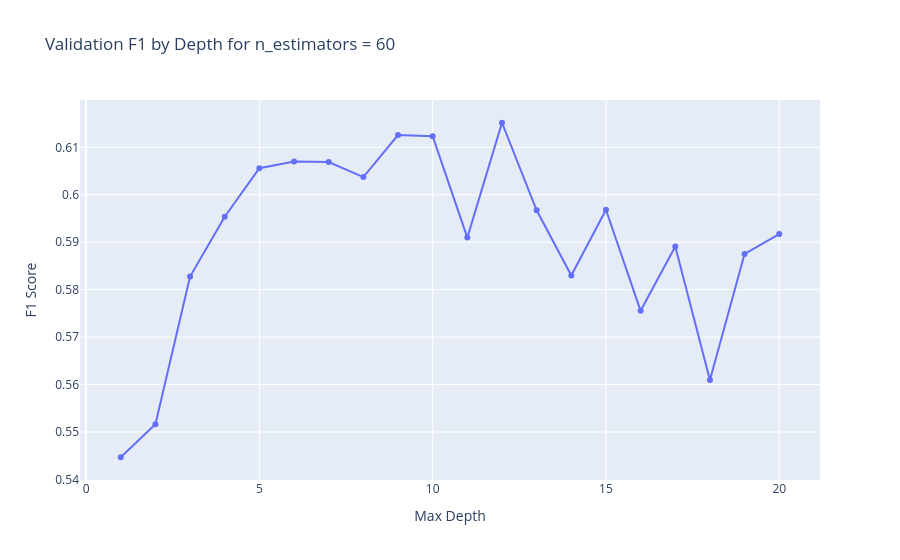

The notebook cell saved with this chart:
### Markdown cell above
#### 4.2.2 - Upsample

### Code cell
model_rfc_up, n_estimators, depth, f1_rfc_up, roc_auc_rfc_up = rfc_optimizer(
    features_train_le_up,
    target_train_le_up,
    features_val_le,
    target_val_le,
)

scores_df.loc[len(scores_df)] = [
    'model_rfc_up',
    n_estimators,
    depth,
    f1_rfc_up,
    roc_auc_rfc_up
]

### Figure 1 — Plotly figure (JSON) as saved in the notebook; plotly's stock layout.template omitted (floating-point values rounded to 4 significant figures)
{"data": [{"hovertemplate": "Max Depth=%{x}<br>F1 Score=%{y}<extra></extra>", "legendgroup": "", "line": {"color": "#636efa", "dash": "solid"}, "marker": {"symbol": "circle"}, "mode": "lines+markers", "name": "", "orientation": "v", "showlegend": false, "type": "scatter", "x": [1.0, 2.0, 3.0, 4.0, 5.0, 6.0, 7.0, 8.0, 9.0, 10.0, 11.0, 12.0, 13.0, 14.0, 15.0, 16.0, 17.0, 18.0, 19.0, 20.0], "xaxis": "x", "y": [0.5447, 0.5517, 0.5828, 0.5954, 0.6056, 0.607, 0.6069, 0.6037, 0.6126, 0.6123, 0.591, 0.6152, 0.5967, 0.583, 0.5968, 0.5755, 0.5891, 0.5609, 0.5875, 0.5917], "yaxis": "y"}], "layout": {"legend": {"tracegroupgap": 0}, "title": {"text": "Validation F1 by Depth for n_estimators = 60"}, "xaxis": {"anchor": "y", "domain": [0, 1], "title": {"text": "Max Depth"}}, "yaxis": {"anchor": "x", "domain": [0, 1], "title": {"text": "F1 Score"}}}}
